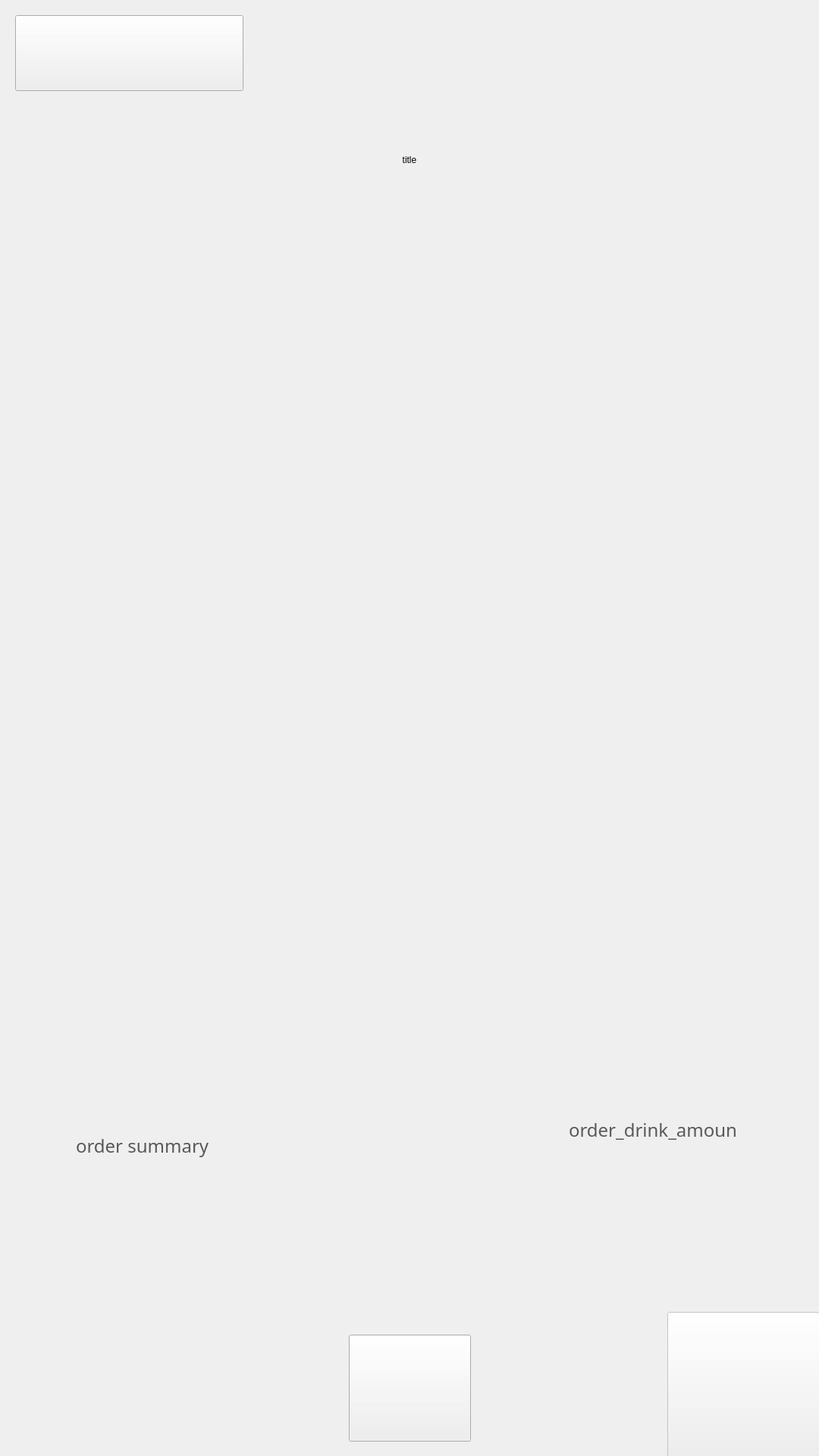
<?xml version="1.0" encoding="UTF-8"?>
<ui version="4.0">
 <class>page_tap_payment</class>
 <widget class="QWidget" name="page_tap_payment">
  <property name="geometry">
   <rect>
    <x>0</x>
    <y>0</y>
    <width>1080</width>
    <height>1920</height>
   </rect>
  </property>
  <property name="windowTitle">
   <string>Form</string>
  </property>
  <property name="styleSheet">
   <string notr="true"/>
  </property>
  <widget class="QPushButton" name="pushButton_previous_page">
   <property name="geometry">
    <rect>
     <x>20</x>
     <y>20</y>
     <width>301</width>
     <height>100</height>
    </rect>
   </property>
   <property name="text">
    <string/>
   </property>
  </widget>
  <widget class="QPushButton" name="pushButton_to_idle">
   <property name="enabled">
    <bool>true</bool>
   </property>
   <property name="geometry">
    <rect>
     <x>460</x>
     <y>1760</y>
     <width>161</width>
     <height>141</height>
    </rect>
   </property>
   <property name="text">
    <string/>
   </property>
  </widget>
  <widget class="QLabel" name="order_total_amount">
   <property name="geometry">
    <rect>
     <x>800</x>
     <y>1105</y>
     <width>250</width>
     <height>41</height>
    </rect>
   </property>
   <property name="font">
    <font>
     <family>Montserrat</family>
     <pointsize>-1</pointsize>
     <weight>75</weight>
     <bold>true</bold>
    </font>
   </property>
   <property name="styleSheet">
    <string notr="true">font-family: Montserrat;
background-image: url(/home/df-admin/production/references/background.png);
font-style: light;
font-weight: bold;
font-size: 36px;
line-height: 44px;

color: #58595B;</string>
   </property>
   <property name="text">
    <string/>
   </property>
   <property name="textFormat">
    <enum>Qt::RichText</enum>
   </property>
  </widget>
  <widget class="QLabel" name="order_drink_amount">
   <property name="geometry">
    <rect>
     <x>750</x>
     <y>1470</y>
     <width>221</width>
     <height>41</height>
    </rect>
   </property>
   <property name="font">
    <font>
     <family>Montserrat</family>
     <pointsize>-1</pointsize>
    </font>
   </property>
   <property name="styleSheet">
    <string notr="true">font-family: Montserrat;
font-style: light;
font-size: 24px;
color: #58595B;</string>
   </property>
   <property name="text">
    <string>order_drink_amount</string>
   </property>
   <property name="textFormat">
    <enum>Qt::RichText</enum>
   </property>
   <property name="alignment">
    <set>Qt::AlignRight|Qt::AlignTrailing|Qt::AlignVCenter</set>
   </property>
  </widget>
  <widget class="QPushButton" name="pushButton_payment_bypass">
   <property name="enabled">
    <bool>false</bool>
   </property>
   <property name="geometry">
    <rect>
     <x>880</x>
     <y>1730</y>
     <width>201</width>
     <height>191</height>
    </rect>
   </property>
   <property name="text">
    <string/>
   </property>
  </widget>
  <widget class="QLabel" name="productLabel">
   <property name="geometry">
    <rect>
     <x>100</x>
     <y>1470</y>
     <width>521</width>
     <height>81</height>
    </rect>
   </property>
   <property name="styleSheet">
    <string notr="true">font-family: Montserrat;
font-style: light;
font-size: 24px;
color: #58595B;</string>
   </property>
   <property name="text">
    <string>order summary</string>
   </property>
  </widget>
  <widget class="QLabel" name="label_title">
   <property name="geometry">
    <rect>
     <x>190</x>
     <y>170</y>
     <width>700</width>
     <height>81</height>
    </rect>
   </property>
   <property name="text">
    <string>title</string>
   </property>
   <property name="alignment">
    <set>Qt::AlignCenter</set>
   </property>
  </widget>
  <widget class="QLabel" name="animated_Label">
   <property name="geometry">
    <rect>
     <x>221</x>
     <y>327</y>
     <width>639</width>
     <height>639</height>
    </rect>
   </property>
   <property name="text">
    <string/>
   </property>
  </widget>
  <widget class="QLabel" name="preauthLabel">
   <property name="geometry">
    <rect>
     <x>180</x>
     <y>1090</y>
     <width>581</width>
     <height>81</height>
    </rect>
   </property>
   <property name="styleSheet">
    <string notr="true">font-family: Montserrat;
font-style: light;
font-size: 24px;
color: #58595B;</string>
   </property>
   <property name="text">
    <string/>
   </property>
   <property name="wordWrap">
    <bool>true</bool>
   </property>
  </widget>
 </widget>
 <resources/>
 <connections/>
</ui>
